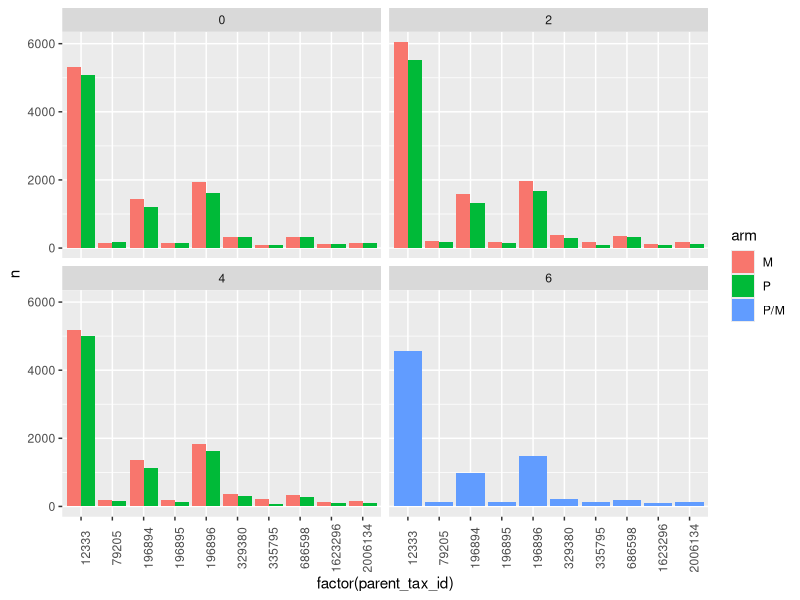

Write R code to recreate this figure.
## ---- chunk 1
knitr::opts_chunk$set(echo = TRUE)
## ---- chunk 2
library(tidyverse)
library(readr)
library(dplyr)


## ---- chunk 3
library_size <- read_csv("data/library_size.csv")
View(library_size)
phage_counts <- read_csv("data/phage_counts.csv")
View(phage_counts)
## ---- chunk 4
phage_counts %>% 
    group_by(parent_tax_id) %>% 
    summarise(n = n())
## ---- chunk 5
phage_counts %>% group_by(arm) %>% summarise(n=n()) -> query_count
phage_counts %>% group_by(arm, parent_tax_id, timepoint) %>% summarise(n=n()) -> tax_count
tax_count
## ---- chunk 6
tax_count %>% 
    group_by(arm, timepoint) %>% 
    top_n(10, n) %>% 
    ggplot(aes(factor(parent_tax_id), n, fill = arm)) +
    geom_col(position = "dodge") +
    facet_wrap(~timepoint)+
    theme(axis.text.x = element_text(angle = 90))
